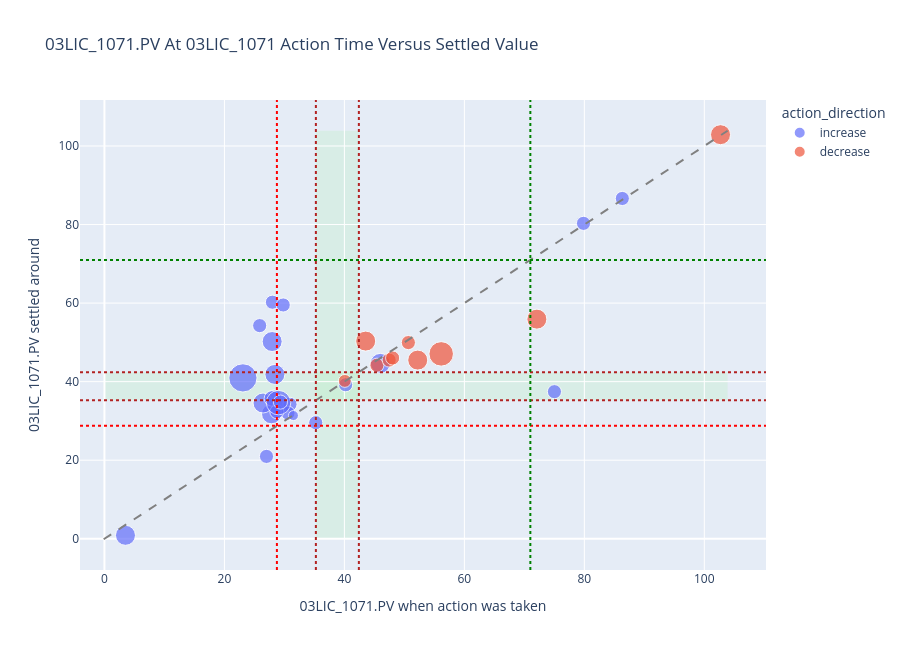

The code cell stored with this chart in its notebook:
### Code cell
# ── Visual 1: Action PV vs settled PV, with operating limits ───────────
plot_df = response_df[response_df['source_tag'] == '03LIC_1071'].dropna(subset=['pv_at_action', 'settled_pv']).copy()

fig = px.scatter(
    plot_df,
    x='pv_at_action',
    y='settled_pv',
    color='action_direction',
    size='abs_op_delta',
    hover_data=[
        'source_tag', 'event_time', 'change_type', 'op_delta',
        'response_time_mins', 'settling_time_mins', 'action_zone',
        'settled_zone', 'movement_towards_limits'
    ],
    title='03LIC_1071.PV At 03LIC_1071 Action Time Versus Settled Value',
    labels={
        'pv_at_action': '03LIC_1071.PV when action was taken',
        'settled_pv': '03LIC_1071.PV settled around',
        'abs_op_delta': '|OP change|'
    }
)

min_axis = min(plot_df['pv_at_action'].min(), plot_df['settled_pv'].min(), TARGET_LOWER_LIMIT) - 1
max_axis = max(plot_df['pv_at_action'].max(), plot_df['settled_pv'].max(), TARGET_UPPER_LIMIT) + 1

fig.add_shape(
    type='rect',
    x0=min_axis, x1=max_axis,
    y0=TARGET_LOWER_LIMIT, y1=TARGET_UPPER_LIMIT,
    fillcolor='lightgreen', opacity=0.15, line_width=0,
    layer='below'
    )
fig.add_shape(
    type='rect',
    x0=TARGET_LOWER_LIMIT, x1=TARGET_UPPER_LIMIT,
    y0=min_axis, y1=max_axis,
    fillcolor='lightgreen', opacity=0.15, line_width=0,
    layer='below'
    )
fig.add_shape(
    type='line',
    x0=min_axis, y0=min_axis, x1=max_axis, y1=max_axis,
    line=dict(color='gray', dash='dash')
    )
fig.add_hline(y=TARGET_LOWER_LIMIT, line_dash='dot', line_color='firebrick')
fig.add_hline(y=TARGET_UPPER_LIMIT, line_dash='dot', line_color='firebrick')
fig.add_hline(y=71, line_dash='dot', line_color='green')
fig.add_hline(y=28.75, line_dash='dot', line_color='red')
fig.add_vline(x=28.75, line_dash='dot', line_color='red')
fig.add_vline(x=TARGET_LOWER_LIMIT, line_dash='dot', line_color='firebrick')
fig.add_vline(x=TARGET_UPPER_LIMIT, line_dash='dot', line_color='firebrick')
fig.add_vline(x=71, line_dash='dot', line_color='green')

fig.update_layout(height=650)
fig.show()

### Figure 1 — Plotly figure (JSON) as saved in the notebook; plotly's stock layout.template omitted (floating-point values rounded to 4 significant figures; data arrays with more than 128 entries replaced by an {"elided": "..."} marker saying what was removed)
{"data": [{"customdata": {"elided": "25x9 mixed values"}, "hovertemplate": "action_direction=increase<br>03LIC_1071.PV when action was taken=%{x}<br>03LIC_1071.PV settled around=%{y}<br>|OP change|=%{marker.size}<br>source_tag=%{customdata[0]}<br>event_time=%{customdata[1]}<br>change_type=%{customdata[2]}<br>op_delta=%{customdata[3]}<br>response_time_mins=%{customdata[4]}<br>settling_time_mins=%{customdata[5]}<br>action_zone=%{customdata[6]}<br>settled_zone=%{customdata[7]}<br>movement_towards_limits=%{customdata[8]}<extra></extra>", "legendgroup": "increase", "marker": {"color": "#636efa", "size": [2.0, 1.0, 1.0, 2.0, 2.0, 1.0, 0.5, 1.0, 1.0, 2.0, 1.0, 2.0, 1.208, 2.0, 1.0, 1.0, 4.0, 1.0, 1.0, 1.0, 1.0, 1.0, 3.0, 2.0, 1.0], "sizemode": "area", "sizeref": 0.01, "symbol": "circle"}, "mode": "markers", "name": "increase", "orientation": "v", "showlegend": true, "type": "scatter", "x": [29.01, 28.32, 30.94, 27.85, 26.44, 30.6, 31.51, 35.23, 40.21, 28.42, 28.74, 27.96, 27.92, 3.509, 28.01, 25.88, 23.08, 79.86, 75.01, 86.33, 29.8, 27.02, 29.03, 45.99, 29.34], "xaxis": "x", "y": [33.5, 36.1, 34.23, 31.8, 34.56, 32.0, 31.37, 29.55, 39.21, 41.84, 32.35, 50.21, 35.72, 0.8724, 60.22, 54.27, 40.95, 80.3, 37.45, 86.64, 59.52, 20.97, 34.65, 44.65, 34.8], "yaxis": "y"}, {"customdata": [["03LIC_1071", "2022-08-06T20:37:49.458000", "SP", -1, 1, 10, "above_upper_limit", "above_upper_limit", 1.238], ["03LIC_1071", "2024-01-27T16:14:50.155700", "SP", -2, 1, 6, "above_upper_limit", "above_upper_limit", 16.17], ["03LIC_1071", "2024-02-02T12:59:17.905600", "SP", -2, 1, 9, "above_upper_limit", "above_upper_limit", 6.739], ["03LIC_1071", "2024-02-03T21:56:27.611400", "SP", -2, 1, 7, "above_upper_limit", "above_upper_limit", -6.769], ["03LIC_1071", "2024-06-27T22:28:14.254700", "SP", -0.8343, 1, 3, "within_limits", "within_limits", 0], ["03LIC_1071", "2024-09-25T06:00:18.212000", "SP", -1, 3, 21, "above_upper_limit", "above_upper_limit", 1.969], ["03LIC_1071", "2024-10-16T09:45:14.462800", "SP", -3, 1, 3, "above_upper_limit", "above_upper_limit", 9.069], ["03LIC_1071", "2025-01-07T07:20:10.650900", "OP", -2, 1, 3, "above_upper_limit", "above_upper_limit", -0.1796], ["03LIC_1071", "2025-01-07T13:09:25.952800", "SP", -1, 1, 17, "above_upper_limit", "above_upper_limit", 0.7194], ["03LIC_1071", "2025-01-08T06:44:40.755000", "OP", -1, 1, 6, "above_upper_limit", "above_upper_limit", 2.021]], "hovertemplate": "action_direction=decrease<br>03LIC_1071.PV when action was taken=%{x}<br>03LIC_1071.PV settled around=%{y}<br>|OP change|=%{marker.size}<br>source_tag=%{customdata[0]}<br>event_time=%{customdata[1]}<br>change_type=%{customdata[2]}<br>op_delta=%{customdata[3]}<br>response_time_mins=%{customdata[4]}<br>settling_time_mins=%{customdata[5]}<br>action_zone=%{customdata[6]}<br>settled_zone=%{customdata[7]}<br>movement_towards_limits=%{customdata[8]}<extra></extra>", "legendgroup": "decrease", "marker": {"color": "#EF553B", "size": [1.0, 2.0, 2.0, 2.0, 0.8343, 1.0, 3.0, 2.0, 1.0, 1.0], "sizemode": "area", "sizeref": 0.01, "symbol": "circle"}, "mode": "markers", "name": "decrease", "orientation": "v", "showlegend": true, "type": "scatter", "x": [45.42, 72.09, 52.23, 43.55, 40.07, 47.46, 56.14, 102.7, 50.67, 48.04], "xaxis": "x", "y": [44.18, 55.92, 45.49, 50.32, 40.19, 45.49, 47.07, 102.9, 49.95, 46.02], "yaxis": "y"}], "layout": {"height": 650, "legend": {"itemsizing": "constant", "title": {"text": "action_direction"}, "tracegroupgap": 0}, "shapes": [{"fillcolor": "lightgreen", "layer": "below", "line": {"width": 0}, "opacity": 0.15, "type": "rect", "x0": -0.1276, "x1": 103.9, "y0": 35.25, "y1": 42.41}, {"fillcolor": "lightgreen", "layer": "below", "line": {"width": 0}, "opacity": 0.15, "type": "rect", "x0": 35.25, "x1": 42.41, "y0": -0.1276, "y1": 103.9}, {"line": {"color": "gray", "dash": "dash"}, "type": "line", "x0": -0.1276, "x1": 103.9, "y0": -0.1276, "y1": 103.9}, {"line": {"color": "firebrick", "dash": "dot"}, "type": "line", "x0": 0, "x1": 1, "xref": "x domain", "y0": 35.25, "y1": 35.25, "yref": "y"}, {"line": {"color": "firebrick", "dash": "dot"}, "type": "line", "x0": 0, "x1": 1, "xref": "x domain", "y0": 42.41, "y1": 42.41, "yref": "y"}, {"line": {"color": "green", "dash": "dot"}, "type": "line", "x0": 0, "x1": 1, "xref": "x domain", "y0": 71, "y1": 71, "yref": "y"}, {"line": {"color": "red", "dash": "dot"}, "type": "line", "x0": 0, "x1": 1, "xref": "x domain", "y0": 28.75, "y1": 28.75, "yref": "y"}, {"line": {"color": "red", "dash": "dot"}, "type": "line", "x0": 28.75, "x1": 28.75, "xref": "x", "y0": 0, "y1": 1, "yref": "y domain"}, {"line": {"color": "firebrick", "dash": "dot"}, "type": "line", "x0": 35.25, "x1": 35.25, "xref": "x", "y0": 0, "y1": 1, "yref": "y domain"}, {"line": {"color": "firebrick", "dash": "dot"}, "type": "line", "x0": 42.41, "x1": 42.41, "xref": "x", "y0": 0, "y1": 1, "yref": "y domain"}, {"line": {"color": "green", "dash": "dot"}, "type": "line", "x0": 71, "x1": 71, "xref": "x", "y0": 0, "y1": 1, "yref": "y domain"}], "title": {"text": "03LIC_1071.PV At 03LIC_1071 Action Time Versus Settled Value"}, "xaxis": {"anchor": "y", "domain": [0, 1], "title": {"text": "03LIC_1071.PV when action was taken"}}, "yaxis": {"anchor": "x", "domain": [0, 1], "title": {"text": "03LIC_1071.PV settled around"}}}}
